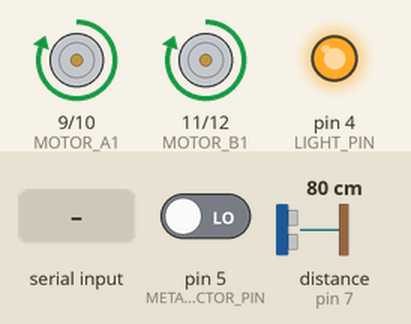
Recording of a sketch running on a simulated Arduino Uno, built with avr-gcc and run on an emulated ATmega328P. Parts: motor-driver pin pairs drawn as motors (green arrow = first pin HIGH = forward, orange = second pin HIGH = backward, longer = more drive), output pins drawn as LEDs (lit = HIGH). Wiring (inferred from the names in the program): ultrasonic range finder: trigger pin 6; echo pin 7. Dashed ring = blinking. The inputs (shaded band) are chosen by the test bench; at power-on: distance to the obstacle (sensor on pin 7) 80 cm, pin 5 (METAL_DETECTOR_PIN) LOW. The echo pulse lasts 58.3 µs per cm; pins used as bus, display or sensor lines are not drawn.

Above: at 1.2 s.
1.3 s: distance to the obstacle (sensor on pin 7) set to 23 cm
2.8 s: distance to the obstacle (sensor on pin 7) set to 19 cm
At 3.2 s:
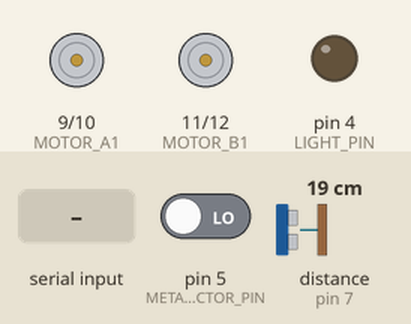
5.8 s: pin 5 (METAL_DETECTOR_PIN) driven HIGH
At 6.2 s:
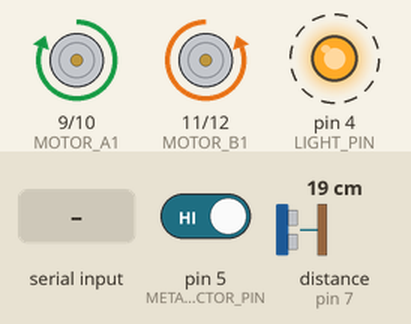
8.8 s: pin 5 (METAL_DETECTOR_PIN) driven LOW
At 9.7 s:
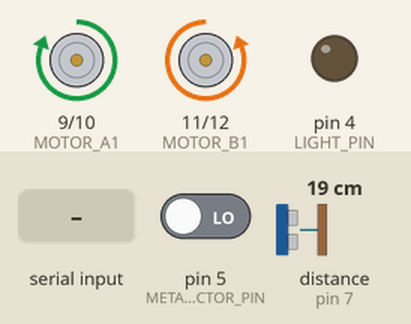
11.8 s: distance to the obstacle (sensor on pin 7) set to 35 cm
At 12.4 s:
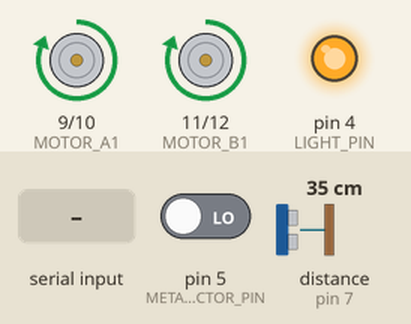
13.3 s: "TURN360\n" received over the second serial link
At 13.6 s:
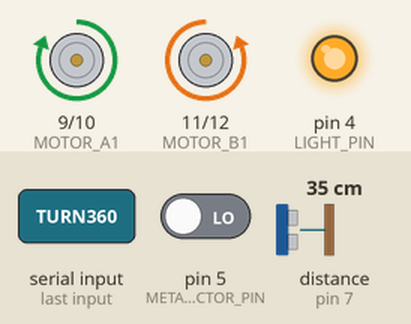
Timing chart, 0 to 16.3 s (numbered marks = the images above; inputs shaded):
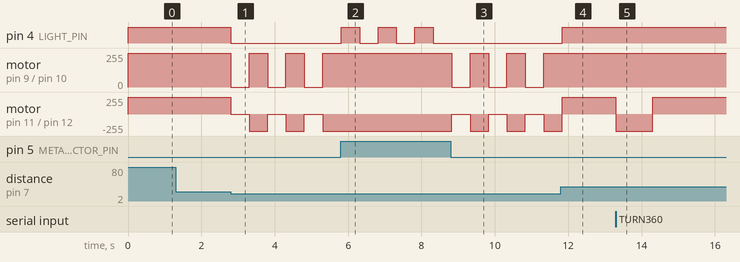

The sketch:

carwifi.ino
```cpp
#include <SoftwareSerial.h>

// Pin Definitions
#define TRIG_PIN 6
#define ECHO_PIN 7
#define LIGHT_PIN 4
#define METAL_DETECTOR_PIN 5
#define MOTOR_A1 9
#define MOTOR_A2 10
#define MOTOR_B1 11
#define MOTOR_B2 12

// Communication
SoftwareSerial espSerial(2, 3); // RX, TX (Connect to ESP32's TX/RX)

// Constants
const int OBSTACLE_DISTANCE = 20; // cm
const unsigned long COMMAND_TIMEOUT = 200; // ms
const unsigned long METAL_UPDATE_INTERVAL = 1000; // ms

// Global Variables
bool isAutoMode = true;
bool metalDetected = false;
unsigned long lastCommandTime = 0;
unsigned long lastMetalUpdate = 0;

void setup() {
  pinMode(TRIG_PIN, OUTPUT);
  pinMode(ECHO_PIN, INPUT);
  pinMode(LIGHT_PIN, OUTPUT);
  pinMode(METAL_DETECTOR_PIN, INPUT);
  pinMode(MOTOR_A1, OUTPUT);
  pinMode(MOTOR_A2, OUTPUT);
  pinMode(MOTOR_B1, OUTPUT);
  pinMode(MOTOR_B2, OUTPUT);

  espSerial.begin(9600);
  Serial.begin(9600);
  stopMotors();
}

void loop() {
  handleESPCommands();
  checkMetalDetection();

  if(isAutoMode) {
    handleAutoMode();
  } else {
    handleManualMode();
  }
}

// Motor Control Functions
void stopMotors() {
  digitalWrite(MOTOR_A1, LOW);
  digitalWrite(MOTOR_A2, LOW);
  digitalWrite(MOTOR_B1, LOW);
  digitalWrite(MOTOR_B2, LOW);
}

void moveForward() {
  digitalWrite(MOTOR_A1, HIGH);
  digitalWrite(MOTOR_A2, LOW);
  digitalWrite(MOTOR_B1, HIGH);
  digitalWrite(MOTOR_B2, LOW);
}

void moveBackward() {
  digitalWrite(MOTOR_A1, LOW);
  digitalWrite(MOTOR_A2, HIGH);
  digitalWrite(MOTOR_B1, LOW);
  digitalWrite(MOTOR_B2, HIGH);
}

void turnRight() {
  digitalWrite(MOTOR_A1, HIGH);
  digitalWrite(MOTOR_A2, LOW);
  digitalWrite(MOTOR_B1, LOW);
  digitalWrite(MOTOR_B2, HIGH);
}

void turnLeft() {
  digitalWrite(MOTOR_A1, LOW);
  digitalWrite(MOTOR_A2, HIGH);
  digitalWrite(MOTOR_B1, HIGH);
  digitalWrite(MOTOR_B2, LOW);
}

void spin360() {
  turnRight();
  delay(1000); // Adjust this delay based on your motors' speed
  stopMotors();
}

// Sensor Functions
long measureDistance() {
  digitalWrite(TRIG_PIN, LOW);
  delayMicroseconds(2);
  digitalWrite(TRIG_PIN, HIGH);
  delayMicroseconds(10);
  digitalWrite(TRIG_PIN, LOW);
  return pulseIn(ECHO_PIN, HIGH) * 0.034 / 2;
}

void checkMetalDetection() {
  bool currentDetection = digitalRead(METAL_DETECTOR_PIN);

  if(currentDetection != metalDetected) {
    metalDetected = currentDetection;
    espSerial.print("METAL:");
    espSerial.println(metalDetected ? "1" : "0");

    if(metalDetected) {
      handleMetalDetection();
    }
  }
}

// Mode Handlers
void handleAutoMode() {
  long distance = measureDistance();

  if(metalDetected) {
    stopMotors();
    return;
  }

  if(distance > OBSTACLE_DISTANCE) {
    moveForward();
    digitalWrite(LIGHT_PIN, HIGH);
  } else {
    stopMotors();
    digitalWrite(LIGHT_PIN, LOW);
    delay(500);
    turnRight();
    delay(500);
  }
}

void handleManualMode() {
  if(millis() - lastCommandTime > COMMAND_TIMEOUT) {
    stopMotors();
  }
}

// Communication Handler
void handleESPCommands() {
  if(espSerial.available()) {
    String command = espSerial.readStringUntil('\n');
    command.trim();

    if(command.startsWith("MODE:")) {
      isAutoMode = (command.substring(5) == "AUTO");
      stopMotors();
    }
    else if(command == "TURN360") {
      spin360();
    }
    else if(command.startsWith("MOVE:")) {
      String direction = command.substring(5);
      lastCommandTime = millis();

      if(direction == "FORWARD") moveForward();
      else if(direction == "BACKWARD") moveBackward();
      else if(direction == "LEFT") turnLeft();
      else if(direction == "RIGHT") turnRight();
      else if(direction == "STOP") stopMotors();
    }
  }
}

// Metal Detection Handler
void handleMetalDetection() {
  unsigned long startTime = millis();
  while(millis() - startTime < 10000) { // 10-second alert
    digitalWrite(LIGHT_PIN, HIGH);
    delay(500);
    digitalWrite(LIGHT_PIN, LOW);
    delay(500);

    if(!digitalRead(METAL_DETECTOR_PIN)) {
      metalDetected = false;
      espSerial.println("METAL:0");
      break;
    }
  }
}
```

Measured:
- the behaviour switches between 22 and 21 cm on distance to the obstacle (sensor on pin 7) (found by bisection; images 0 and 1)
- after the input at 1.3 s, every drawn part: stays the same
- after the input at 2.8 s, pin 4 (LIGHT_PIN): HIGH → LOW at once; motor on pin 9 (MOTOR_A1) / pin 10 (MOTOR_A2): alternates forward 255/255 for 0.50 s and stopped for 0.50 s, starting at once; motor on pin 11 (MOTOR_B1) / pin 12 (MOTOR_B2): alternates backward 255/255 for 0.50 s and stopped for 0.50 s, starting at once
- after the input at 5.8 s, pin 4 (LIGHT_PIN): alternates HIGH for 0.50 s and LOW for 0.50 s, starting at once; motor on pin 9 (MOTOR_A1) / pin 10 (MOTOR_A2): stops changing and stays forward 255/255; motor on pin 11 (MOTOR_B1) / pin 12 (MOTOR_B2): stops changing and stays backward 255/255
- after the input at 8.8 s, pin 4 (LIGHT_PIN): stops changing and stays LOW; motor on pin 9 (MOTOR_A1) / pin 10 (MOTOR_A2): alternates forward 255/255 for 0.50 s and stopped for 0.50 s, starting at once; motor on pin 11 (MOTOR_B1) / pin 12 (MOTOR_B2): alternates backward 255/255 for 0.50 s and stopped for 0.50 s, starting at once
- after the input at 11.8 s, pin 4 (LIGHT_PIN): LOW → HIGH at once; motor on pin 9 (MOTOR_A1) / pin 10 (MOTOR_A2): stays forward 255/255 (without the input it goes to stopped after 0.03 s)
- after the input at 13.3 s, motor on pin 11 (MOTOR_B1) / pin 12 (MOTOR_B2): forward 255/255 → backward 255/255 at once, → forward 255/255 1.0 s later
